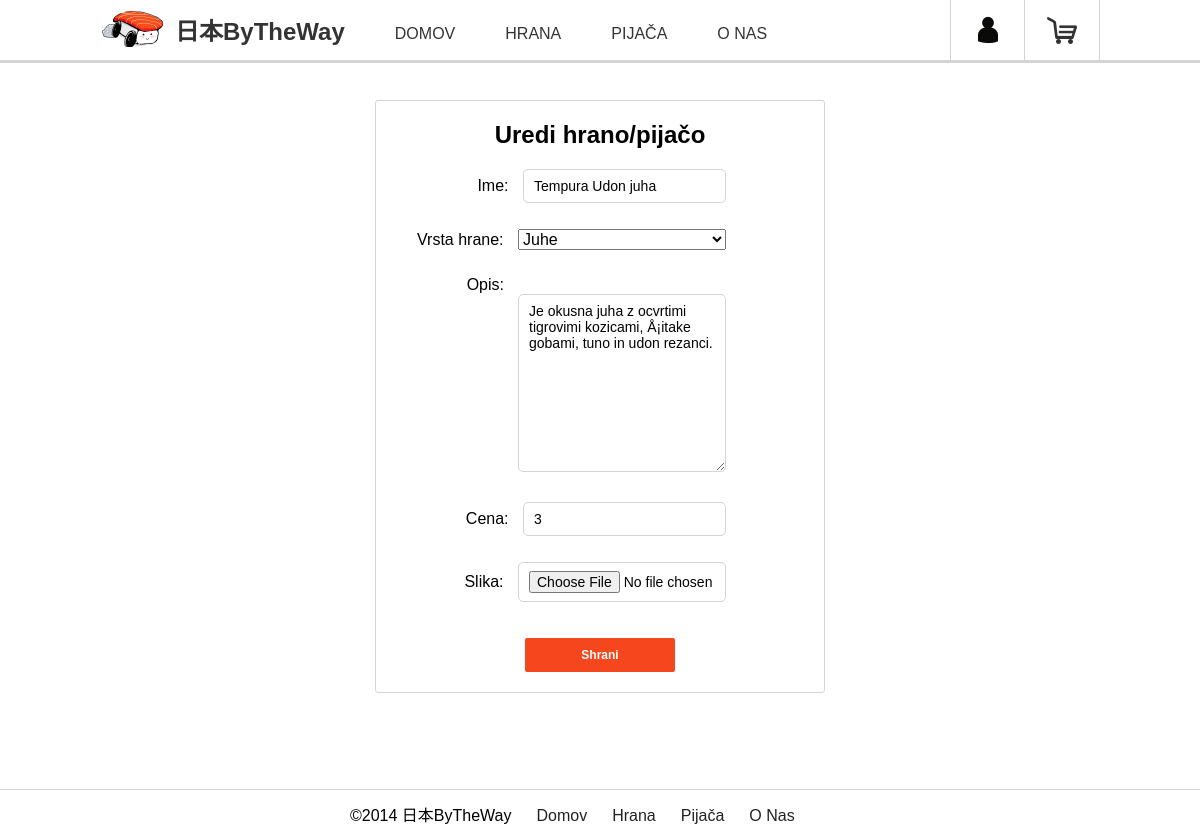
The app's page /edit-product.php?hranaid=4 with its own data.
### tables this page shows
CREATE TABLE IF NOT EXISTS `hrana` (
  `HranaID` int(11) NOT NULL AUTO_INCREMENT,
  `Ime` varchar(30) NOT NULL,
  `VrstaHrane` varchar(15) NOT NULL,
  `Opis` varchar(200) NOT NULL,
  `Cena` float NOT NULL,
  `Slika` varchar(50) NOT NULL,
  PRIMARY KEY (`HranaID`)
);

### edit-product.php (the view, shortened to what this page needs)
<?php
	include('mysql-connection.php');
?>
<?php
	$result = null;
	$success = false;
	if (!isset($_POST['submit'])) {
		if (isset($_GET['hranaid'])) {
			$result = mysqli_query($connection, 'SELECT * FROM hrana WHERE HranaId='.$_GET['hranaid']);
		} else if (isset($_GET['pijacaid'])) {
			$result = mysqli_query($connection, 'SELECT * FROM pijaca WHERE PijacaId='.$_GET['pijacaid']);
		}
		if ($result) {
			$product = mysqli_fetch_array($result);
			$ime = $product['Ime'];
			$vrsta = !empty($product['VrstaHrane'])?$product['VrstaHrane']:null;
			$opis = $product['Opis'];
			$cena = $product['Cena'];
		} else {
			die();
		}
	}
?>
<!doctype html>
<html lang="en">
<head>
	<link rel="stylesheet" href="styles/normalize.css">
	<link rel="stylesheet" href="styles/main.css">
</head>
<body>
	<header class="main-header">
		<?php include('main-header.php'); ?>
	</header>
	<div class="main-content">
		<div class="row">
			<div class="edit-product center">
				<?php if ($success): ?>
					<h3 class="green">Izdelek je bil uspešno posodobljen</h3>
				<?php else: ?>
					<h2>Uredi hrano/pijačo</h2>
					<form action="" method="post" enctype="multipart/form-data">
						<p>
							<label>Ime:</label>
							<input type="text" name="name" value="<?php echo $ime; ?>" />
						</p>
						<?php if (isset($_GET['hranaid'])): ?>
							<p>
								<label>Vrsta hrane:</label>
								<select name="category">
									<option value="Juhe" <?php if ($vrsta=="Juhe") echo "selected" ?>>Juhe</option>
								</select>
							</p>
						<?php endif; ?>
						<p>
							<label class="fix-align">Opis:</label><br>
							<textarea name="description" rows="10"><?php echo $opis; ?></textarea>
						</p>
						<p>
							<label>Cena:</label>
							<input type="text" name="price" value="<?php echo $cena; ?>" />
						</p>
						<p>
							<label>Slika:</label>
							<input type="file" name="image" />
						</p>
						<button class="big-red" type="submit" name="submit">Shrani</button>
					</form>
				<?php endif; ?>
			</div>
		</div>
	</div>
	<footer class="main-footer">
		<?php include('main-footer.php'); ?>
	</footer>
</body>
</html>

### styles/main.css (style rules this page uses)
*, *:before, *:after { -moz-box-sizing: border-box; -webkit-box-sizing: border-box; box-sizing: border-box; }
html { position: relative; min-height: 100%; }
body { margin: 0 0 32px; }
.row { display: block; max-width: 1000px; margin: 0 auto; }
.center { margin: 0 auto; }
a.big-red, button.big-red { border: 0 none; border-radius: 2px 2px 2px 2px; color: #FFFFFF; cursor: pointer; display: inline-block; font-family: Arial,sans-serif; font-size: 12px; font-weight: bold; line-height: 20px; margin-bottom: 0; margin-top: 10px; padding: 7px 10px; text-transform: none; text-decoration: none; width: 16.795%; text-align: center; background: none repeat scroll 0 0 #f5461e; color: #fff; }
.main-header { background: #fff; border-bottom: 3px solid #d4d4d4; min-height: 60px; position: fixed; z-index: 9999; width: 100%; }
.main-footer { position: absolute; left: 0; bottom: 0; background-color: #fff; width: 100%; border-top: 1px solid #d4d4d4; padding-top: 10px; }
.main-content { padding-top: 100px; padding-bottom: 40px; }
.main-content .add-product, .main-content .edit-product, .main-content .register, .main-content .login { background-color: #fff; border: 1px solid #d4d4d4; border-radius: 3px; width: 450px; text-align: center; }
.main-content .add-product p, .main-content .edit-product p, .main-content .register p, .main-content .login p { text-align: right; width: 350px; }
.main-content .add-product p input, .main-content .add-product p textarea, .main-content .edit-product p input, .main-content .edit-product p textarea, .main-content .register p input, .main-content .register p textarea, .main-content .login p input, .main-content .login p textarea { border: 1px solid #d4d4d4; padding: 8px 10px; border-radius: 5px; outline: 0; margin-bottom: 10px; margin-left: 10px; font-size: 14px; }
.main-content .add-product p input[type="file"], .main-content .edit-product p input[type="file"], .main-content .register p input[type="file"], .main-content .login p input[type="file"] { max-width: 208px; }
.main-content .add-product p .fix-align, .main-content .edit-product p .fix-align, .main-content .register p .fix-align, .main-content .login p .fix-align { margin-right: 222px; }
.main-content .add-product p textarea, .main-content .edit-product p textarea, .main-content .register p textarea, .main-content .login p textarea { width: 208px; max-width: 208px; }
.main-content .add-product p select, .main-content .edit-product p select, .main-content .register p select, .main-content .login p select { margin-bottom: 10px; margin-left: 10px; min-width: 208px; }
.main-content .add-product button, .main-content .edit-product button, .main-content .register button, .main-content .login button { width: 150px; margin-bottom: 20px; }

### records on screen
hrana: name "Tempura Udon juha", category "Juhe", description "Je okusna juha z ocvrtimi tigrovimi kozicami, Å¡itake gobami, tuno in udon rezanci.", price "3"
